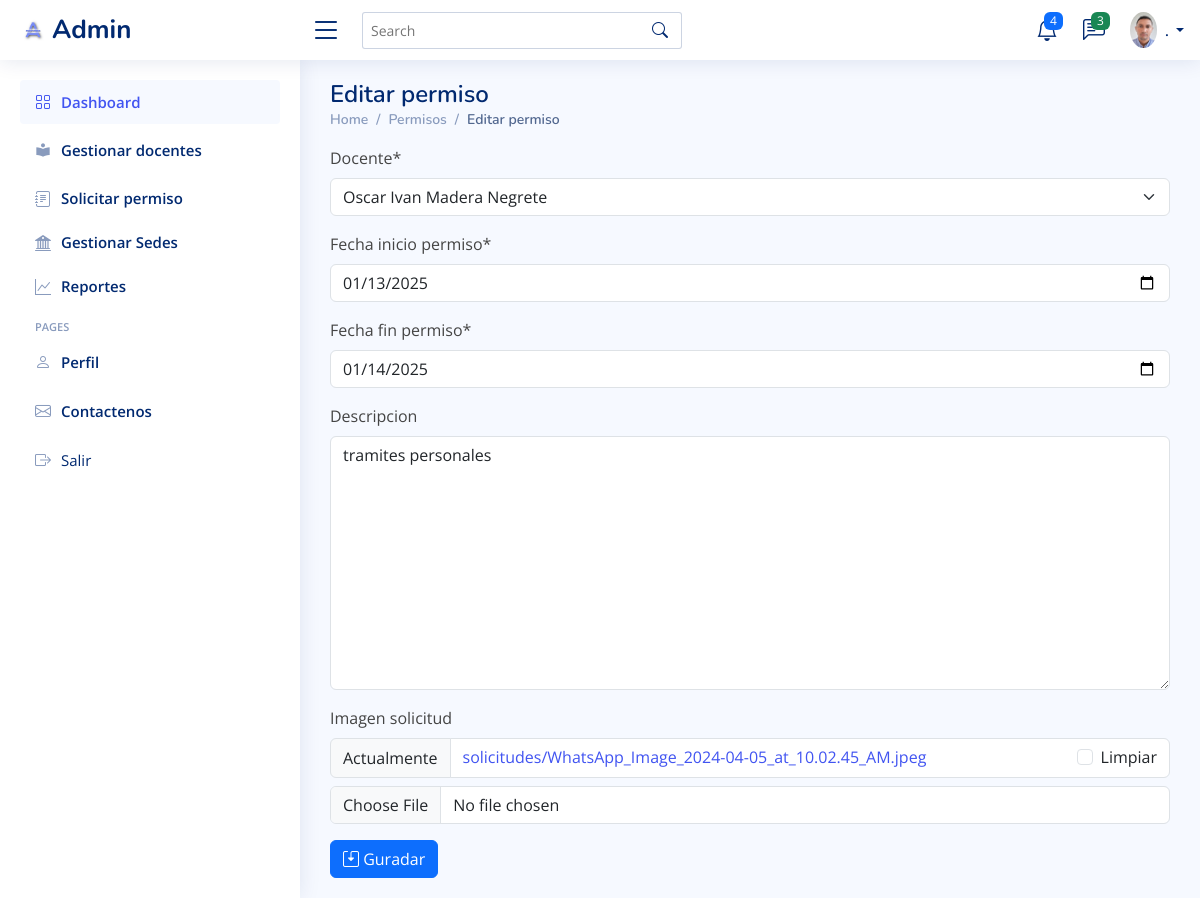
/editar_permiso/13, run on the app's committed database.
### login/models.py (models this page shows, shortened)
class Permiso(models.Model):
    docente = models.ForeignKey(Docente, on_delete=models.CASCADE)
    fecha_solicitud = models.DateField(auto_now_add=True)
    fecha_inicio_permiso = models.DateField()
    fecha_fin_permiso = models.DateField()
    descripcion = models.TextField(null=True, blank=True)
    imagen_solicitud = models.ImageField(
        upload_to='solicitudes/', null=True, blank=True)
    estado = models.BooleanField(default=True)

### login/views.py (the view)
class EditarPermiso(UpdateView):
    model = Permiso
    form_class = PermisoForm
    template_name = 'src/editar_permiso.html'
    success_url = reverse_lazy('listar_permiso')
    def get_context_data(self, **kwargs):
        context = super().get_context_data(**kwargs)
        context['title'] = 'Editar permiso'
        return context

### login/forms.py
class PermisoForm(forms.ModelForm):
    class Meta:
        model = Permiso
        fields = ['docente', 'fecha_inicio_permiso',
                  'fecha_fin_permiso', 'descripcion', 'imagen_solicitud']
        widgets = {
            'fecha_inicio_permiso': forms.DateInput(attrs={
                'type': 'date',
                'class': 'form-control'
            },
                format='%Y-%m-%d'),
            'fecha_fin_permiso': forms.DateInput(attrs={
                'type': 'date',
                'class': 'form-control'
            },
                format='%Y-%m-%d'),
        }

### login/models.py (called while the page is built)
    def __str__(self):
        return f"{self.name} {self.apellido}"

### templates/src/editar_permiso.html (shortened to what this page needs)
{% extends "base.html" %}
{% load crispy_forms_tags %}
{% block form_edit %}
<main id="main" class="main">
    <div class="pagetitle">
        <h1>{{title}}</h1>
        <nav>
            <ol class="breadcrumb">
                <li class="breadcrumb-item"><a href={% url "index" %}>Home</a></li>
                <li class="breadcrumb-item"><a href={% url "listar_permiso" %}>Permisos</a></li>
                <li class="breadcrumb-item active">{{title}}</li>
            </ol>
        </nav>
    </div>
    <form clas="form-control form-control-md" action="#" method="post">
        {{form|crispy}}
        <button class="btn btn-primary" type="submit"><i class="bi bi-save2 "></i> Guradar</button>
    </form>
</main>
{% endblock %}

### data on the page
Permiso: docente "Oscar Ivan Madera Negrete", fecha_inicio_permiso "01/13/2025", fecha_fin_permiso "01/14/2025", descripcion "tramites personales"

### other printed values
{{ title }} "Editar permiso"
